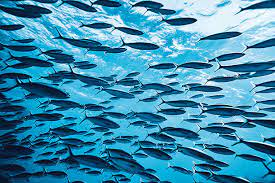
//> input picture Archive/download.jpeg, 275 x 183 px, given in place of 101, which was not available
$ ./TrackingTest   (built with g++ and OpenCV 4)
//> lines starting //> are read from the running program, lines starting //| are printed output that depends on the picture; after the words box and inside, x2 and y2 are one past the last pixel; in counts of white or black regions, pixels touching at a corner belong together; pictures that were not available may be replaced by others from this repository, and a replacement may not be noted
#include <stdio.h>
#include <iostream>
#include <opencv2/opencv.hpp>
#include <opencv2/tracking.hpp>

using std::cin;
using std::cout;
using std::endl;
using namespace cv;
using namespace std;

void MyFilledCircle(Mat img, Point center);

int main(int argc, char** argv)
{
    Rect roi, arena;
    Point roi_center, arena_centre;
    Mat frame, thr, gray, src, src_crop;

    string vidAddress = "rtsp://admin:Snapper1@192.168.137.100:554/Streaming/Channels/101";

    VideoCapture cap(vidAddress);

    // Create a tracker object
    Ptr<Tracker> tracker = TrackerCSRT::create();


    cap >> frame;
//> frame is the input picture: 183 rows x 275 cols, CV_8UC3; mean B, G, R 173.7, 141.4, 64.2

    arena = selectROI("tracker", frame);
//> the box from (68, 45) to (205, 136) is selected with the mouse
//> arena = Rect(68, 45, 137, 91)
    //roi = selectROI("tracker", frame);
    arena_centre = (arena.br() + arena.tl()) * 0.5;
//> arena_centre = Point(136, 90)

    /*if (roi.width == 0 || roi.height == 0)
        return 0;

        */
    // initialize the tracker
    //tracker->init(frame, roi);
    // perform the tracking process
    printf("Start the tracking process, press ESC to quit.\n");


    for (;;)
    {
        // get frame from the video
        cap >> src;
        src_crop = src(arena);
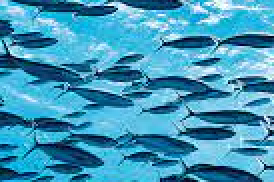
//> src_crop: 91 rows x 137 cols, CV_8UC3 (shown 2 times larger); mean B, G, R 185.6, 151.7, 65.1


        cvtColor(src_crop, gray, COLOR_BGR2GRAY);
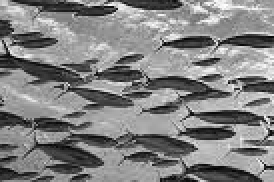
//> gray: 91 rows x 137 cols, CV_8UC1 (shown 2 times larger); min 2, max 254, mean 129.7

        threshold(gray,thr, 50,255,THRESH_BINARY);
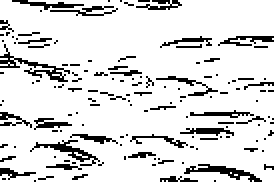
//> thr: 91 rows x 137 cols, CV_8UC1 (shown 2 times larger); 86.5% white; black in thin lines or dots

        thr = ~(thr);
//> thr: 91 rows x 137 cols, CV_8UC1; 13.5% white in thin lines or dots

        Moments m = moments(thr,true);
//> m = moments, m00 1680, centre m10/m00, m01/m00 = (63.49, 49.17)
        Point p(m.m10/m.m00, m.m01/m.m00);
//> p = Point(63, 49)

        circle(src_crop, p, 5, Scalar(0,255,255), -1);
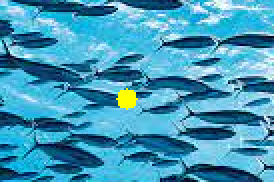
//> src_crop: 91 rows x 137 cols, CV_8UC3 (shown 2 times larger); 0.65% of pixels changed, all inside (x1, y1, x2, y2) = (58, 44, 69, 55)

        //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

        /*

        // stop the program if no more images
        if (frame.rows == 0 || frame.cols == 0)
            break;
        // update the tracking result
        tracker->update(frame, roi);


        roi_center = (roi.br() + roi.tl()) * 0.5;
        // draw the tracked object
        rectangle(frame, roi, Scalar(255, 0, 0), 2, 1);
        /*
        if(roi_center.y>=280)
        {
               circle(frame, roi_center, 5, Scalar(0, 255, 255), FILLED, LINE_8);
        }
        else
        {
            circle(frame, roi_center, 5, Scalar(0, 255, 0), FILLED, LINE_8);
        }
        putText(frame,
            "x:"+to_string(roi_center.x)+" y:"+to_string(roi_center.y),
            Point(1000, 700),
            FONT_HERSHEY_SIMPLEX,
            1,
            Scalar(0, 255, 0),
            1,
            1);

            */
        // show image with the tracked object

        imshow("tracker", src);
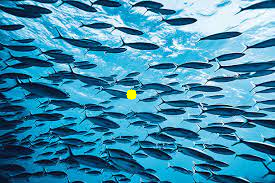
//> window 'tracker': 183 rows x 275 cols, CV_8UC3; mean B, G, R 173.4, 141.6, 64.5
        //quit on ESC button
        if (waitKey(1) == 27)break;
//> the Esc key is pressed
    }
    return 0;
}
